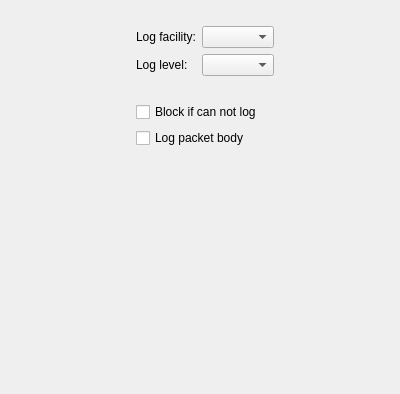
     <widget class="QWidget" name="tab4">
      <attribute name="title">
       <string>Logging</string>
      </attribute>
      <layout class="QGridLayout">
       <property name="margin" stdset="0">
        <number>6</number>
       </property>
       <item row="0" column="2">
        <spacer>
         <property name="orientation">
          <enum>Qt::Orientation::Vertical</enum>
         </property>
         <property name="sizeType">
          <enum>QSizePolicy::Policy::Fixed</enum>
         </property>
         <property name="sizeHint" stdset="0">
          <size>
           <width>20</width>
           <height>20</height>
          </size>
         </property>
        </spacer>
       </item>
       <item row="2" column="0">
        <spacer>
         <property name="orientation">
          <enum>Qt::Orientation::Horizontal</enum>
         </property>
         <property name="sizeType">
          <enum>QSizePolicy::Policy::Fixed</enum>
         </property>
         <property name="sizeHint" stdset="0">
          <size>
           <width>130</width>
           <height>20</height>
          </size>
         </property>
        </spacer>
       </item>
       <item row="2" column="3">
        <spacer>
         <property name="orientation">
          <enum>Qt::Orientation::Horizontal</enum>
         </property>
         <property name="sizeType">
          <enum>QSizePolicy::Policy::Expanding</enum>
         </property>
         <property name="sizeHint" stdset="0">
          <size>
           <width>120</width>
           <height>20</height>
          </size>
         </property>
        </spacer>
       </item>
       <item row="6" column="2">
        <spacer>
         <property name="orientation">
          <enum>Qt::Orientation::Vertical</enum>
         </property>
         <property name="sizeType">
          <enum>QSizePolicy::Policy::Expanding</enum>
         </property>
         <property name="sizeHint" stdset="0">
          <size>
           <width>20</width>
           <height>240</height>
          </size>
         </property>
        </spacer>
       </item>
       <item row="1" column="1">
        <widget class="QLabel" name="textLabel1">
         <property name="text">
          <string>Log facility:</string>
         </property>
         <property name="wordWrap">
          <bool>false</bool>
         </property>
        </widget>
       </item>
       <item row="1" column="2">
        <widget class="QComboBox" name="logFacility"/>
       </item>
       <item row="2" column="1">
        <widget class="QLabel" name="textLabel2">
         <property name="text">
          <string>Log level:</string>
         </property>
         <property name="wordWrap">
          <bool>false</bool>
         </property>
        </widget>
       </item>
       <item row="2" column="2">
        <widget class="QComboBox" name="logLevel"/>
       </item>
       <item row="5" column="1" colspan="2">
        <widget class="QCheckBox" name="ipf_log_body">
         <property name="text">
          <string>Log packet body</string>
         </property>
        </widget>
       </item>
       <item row="4" column="1" colspan="2">
        <widget class="QCheckBox" name="ipf_log_or_block">
         <property name="text">
          <string>Block if can not log</string>
         </property>
        </widget>
       </item>
       <item row="3" column="2">
        <spacer>
         <property name="orientation">
          <enum>Qt::Orientation::Vertical</enum>
         </property>
         <property name="sizeType">
          <enum>QSizePolicy::Policy::Fixed</enum>
         </property>
         <property name="sizeHint" stdset="0">
          <size>
           <width>20</width>
           <height>20</height>
          </size>
         </property>
        </spacer>
       </item>
      </layout>
     </widget>
